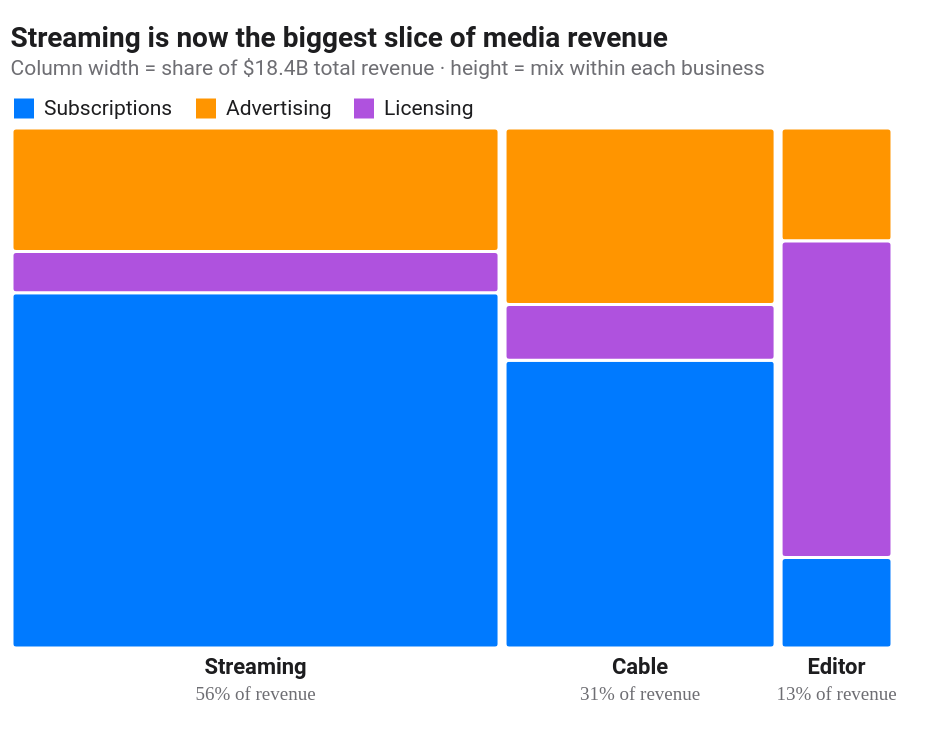

Write the Vega-Lite specification saved for this chart.
### Vega specification from a JSON file in a GitHub repository (floating-point values rounded to 4 significant figures)
{"$schema": "https://vega.github.io/schema/vega/v5.json", "width": 440, "height": 260, "padding": {"top": 64, "left": 6, "right": 30, "bottom": 44}, "autosize": "none", "background": "#FFFFFF", "config": {"font": "Roboto", "text": {"font": "Roboto"}, "range": {"category": ["#007AFF", "#FF9500", "#AF52DE"]}}, "title": {"text": "Streaming is now the biggest slice of media revenue", "subtitle": ["Column width = share of $18.4B total revenue · height = mix within each business"], "anchor": "start", "font": "Roboto", "fontSize": 14, "color": "#1D1D1F", "subtitleFont": "Roboto", "subtitleFontSize": 10.5, "subtitleColor": "#6E6E73", "offset": 8}, "signals": [{"name": "gap", "value": 3}], "data": [{"name": "raw", "values": [{"segment": "Streaming", "source": "Subscriptions", "value": 6.9}, {"segment": "Streaming", "source": "Advertising", "value": 2.4}, {"segment": "Streaming", "source": "Licensing", "value": 0.8}, {"segment": "Cable", "source": "Subscriptions", "value": 3.1}, {"segment": "Cable", "source": "Advertising", "value": 1.9}, {"segment": "Cable", "source": "Licensing", "value": 0.6}, {"segment": "Editor", "source": "Subscriptions", "value": 0.4}, {"segment": "Editor", "source": "Advertising", "value": 0.5}, {"segment": "Editor", "source": "Licensing", "value": 1.4}]}, {"name": "segTotals", "source": "raw", "transform": [{"type": "aggregate", "groupby": ["segment"], "fields": ["value"], "ops": ["sum"], "as": ["segTotal"]}, {"type": "stack", "field": "segTotal", "as": ["colStart", "colEnd"], "sort": {"field": "segTotal", "order": "descending"}}, {"type": "collect", "sort": {"field": "colStart"}}, {"type": "window", "ops": ["row_number"], "as": ["colIndex"]}, {"type": "formula", "as": "grandTotal", "expr": "3.5"}]}, {"name": "grand", "source": "raw", "transform": [{"type": "aggregate", "fields": ["value"], "ops": ["sum"], "as": ["gt"]}]}, {"name": "cells", "source": "raw", "transform": [{"type": "lookup", "from": "segTotals", "key": "segment", "fields": ["segment"], "values": ["segTotal", "colStart", "colEnd", "colIndex"]}, {"type": "stack", "groupby": ["segment"], "field": "value", "as": ["rowStart", "rowEnd"], "sort": {"field": "source", "order": "descending"}}, {"type": "formula", "as": "gtot", "expr": "data('grand')[0].gt"}, {"type": "formula", "as": "colPad", "expr": "(datum.colIndex - 1) * gap"}, {"type": "formula", "as": "px0", "expr": "scale('x', datum.colStart) + datum.colPad"}, {"type": "formula", "as": "px1", "expr": "scale('x', datum.colEnd) + datum.colPad"}, {"type": "formula", "as": "py0", "expr": "scale('y', datum.rowStart / datum.segTotal)"}, {"type": "formula", "as": "py1", "expr": "scale('y', datum.rowEnd / datum.segTotal)"}, {"type": "formula", "as": "cx", "expr": "0.5 * (datum.px0 + datum.px1)"}, {"type": "formula", "as": "cy", "expr": "0.5 * (datum.py0 + datum.py1)"}, {"type": "formula", "as": "cellW", "expr": "datum.px1 - datum.px0"}, {"type": "formula", "as": "cellH", "expr": "datum.py1 - datum.py0"}, {"type": "formula", "as": "pct", "expr": "round(100 * datum.value / datum.segTotal)"}]}, {"name": "colLabels", "source": "cells", "transform": [{"type": "aggregate", "groupby": ["segment", "colIndex"], "fields": ["px0", "px1", "segTotal"], "ops": ["min", "max", "max"], "as": ["lx0", "lx1", "segTotal"]}, {"type": "formula", "as": "lcx", "expr": "0.5 * (datum.lx0 + datum.lx1)"}, {"type": "formula", "as": "share", "expr": "round(100 * datum.segTotal / data('grand')[0].gt)"}]}], "scales": [{"name": "x", "type": "linear", "range": {"signal": "[0, width - 2*gap]"}, "domain": {"data": "grand", "field": "gt"}, "domainMin": 0, "zero": true}, {"name": "y", "type": "linear", "range": "height", "domain": [0, 1], "zero": true}, {"name": "color", "type": "ordinal", "domain": ["Subscriptions", "Advertising", "Licensing"], "range": ["#007AFF", "#FF9500", "#AF52DE"]}], "marks": [{"type": "rect", "from": {"data": "cells"}, "encode": {"enter": {"fill": {"scale": "color", "field": "source"}, "stroke": {"value": "#FFFFFF"}, "strokeWidth": {"value": 1.5}, "cornerRadius": {"value": 2}}, "update": {"x": {"field": "px0"}, "x2": {"field": "px1"}, "y": {"field": "py0"}, "y2": {"field": "py1"}}}}, {"type": "text", "from": {"data": "cells"}, "encode": {"enter": {"font": {"value": "Roboto"}, "fill": {"value": "#FFFFFF"}, "fontSize": {"value": 10}, "fontWeight": {"value": 600}, "align": {"value": "center"}, "baseline": {"value": "middle"}, "text": {"signal": "datum.pct >= 12 ? datum.pct + '%' : ''"}}, "update": {"x": {"field": "cx"}, "y": {"field": "cy"}, "opacity": {"signal": "datum.cellW > 26 && datum.cellH > 16 ? 1 : 0"}}}}, {"type": "text", "from": {"data": "colLabels"}, "encode": {"enter": {"font": {"value": "Roboto"}, "fill": {"value": "#1D1D1F"}, "fontSize": {"value": 11}, "fontWeight": {"value": 600}, "align": {"value": "center"}, "baseline": {"value": "bottom"}, "text": {"field": "segment"}}, "update": {"x": {"field": "lcx"}, "y": {"signal": "height + 15"}}}}, {"type": "text", "from": {"data": "colLabels"}, "encode": {"enter": {"font": {"value": "Roboto Mono"}, "fill": {"value": "#6E6E73"}, "fontSize": {"value": 9.5}, "align": {"value": "center"}, "baseline": {"value": "bottom"}, "text": {"signal": "datum.share + '% of revenue'"}}, "update": {"x": {"field": "lcx"}, "y": {"signal": "height + 28"}}}}], "legends": [{"fill": "color", "orient": "top", "direction": "horizontal", "title": null, "labelFont": "Roboto", "labelColor": "#1D1D1F", "labelFontSize": 10.5, "symbolType": "square", "offset": 4}]}
